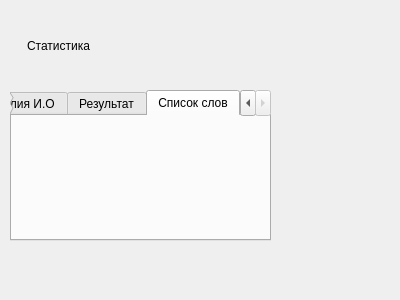
<?xml version="1.0" encoding="UTF-8"?>
<ui version="4.0">
 <class>Widget</class>
 <widget class="QWidget" name="Widget">
  <property name="geometry">
   <rect>
    <x>0</x>
    <y>0</y>
    <width>400</width>
    <height>300</height>
   </rect>
  </property>
  <property name="windowTitle">
   <string>Статистика</string>
  </property>
  <property name="styleSheet">
   <string notr="true">QMainWindow {
	background-color: qradialgradient(spread:pad, cx:0.415, cy:0.624682, radius:0.875, fx:0.352, fy:0.7, stop:0 rgba(34, 36, 59, 255), stop:1 rgba(0, 0, 0, 255));
}
QLabel {
	color: rgb(0, 0, 0);
     font: bold 16px &quot;Arial&quot;;
     padding: 4px;
}</string>
  </property>
  <widget class="QTabWidget" name="tabWidget">
   <property name="geometry">
    <rect>
     <x>10</x>
     <y>90</y>
     <width>261</width>
     <height>151</height>
    </rect>
   </property>
   <property name="currentIndex">
    <number>2</number>
   </property>
   <widget class="QWidget" name="widget">
    <property name="maximumSize">
     <size>
      <width>305</width>
      <height>16777215</height>
     </size>
    </property>
    <attribute name="title">
     <string>Фамилия И.О</string>
    </attribute>
   </widget>
   <widget class="QWidget" name="tab_2">
    <attribute name="title">
     <string>Результат</string>
    </attribute>
   </widget>
   <widget class="QWidget" name="tab">
    <attribute name="title">
     <string>Список слов</string>
    </attribute>
   </widget>
  </widget>
  <widget class="QLabel" name="label">
   <property name="geometry">
    <rect>
     <x>20</x>
     <y>30</y>
     <width>111</width>
     <height>31</height>
    </rect>
   </property>
   <property name="text">
    <string>Статистика</string>
   </property>
  </widget>
 </widget>
 <layoutdefault spacing="6" margin="11"/>
 <resources/>
 <connections/>
</ui>
